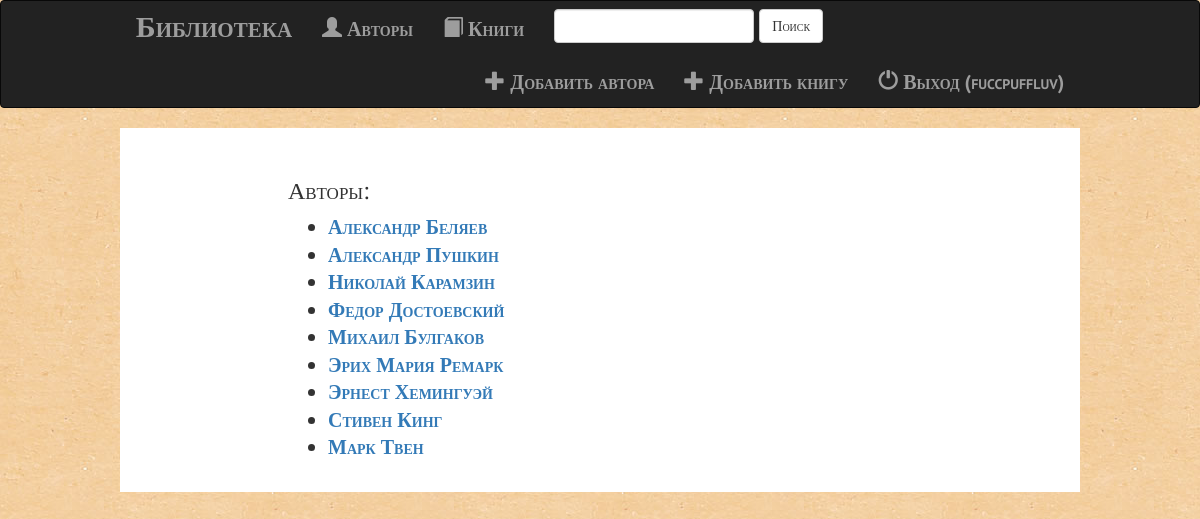
Screenshot of / (signed in) with the database file from the repository.
### books/models.py (models this page shows, shortened)
class Author(models.Model):
    writer = models.CharField(u'Автор', max_length=200)
    verbose_name = (u'Автор')

### books/views.py (the view)
# urls.py: path('', views.index, name='index'),
def index(request):
	author = Author.objects.all()
	return render(request, 'books/index.html', {'author': author})

### books/templates/books/index.html (shortened to what this page needs)
{% extends 'books/base.html' %}
{% block body %}
<div class="layout-form">
	<div class="form">
		<h3>Авторы:</h3>
		{% if author %}
			<ul>
				{% for person in author %}
					<li><a href="{% url 'books:detail' person.id %}">{{ person.writer }}</a></li>
				{% endfor %}
			</ul>
		{% else %}
			<p>Ты не можешь добавить автора</p>
		{% endif %}
	</div>
</div>
{% endblock %}

### books/templates/books/base.html (shortened to what this page needs)
<!DOCTYPE html>
<html>
<head>
	{% load staticfiles %}
	<link href="https://maxcdn.bootstrapcdn.com/bootstrap/3.3.7/css/bootstrap.min.css" rel="stylesheet">
	<link rel="stylesheet" type="text/css" href="{% static 'books/css/style.css' %}">
</head>
<body>
	<nav class="navbar navbar-inverse">
		<div class="positioner">
			<div class="conteiner-lfuid">
				<div class="navbar-header">
					<a class="navbar-brand" href="{% url 'books:index' %}">Библиотека</a>
				</div>
				<div class="collapse navbar-collapse" id="topNavBar">
					<ul class="nav navbar-nav">
						<li class="">
							<a href="{% url 'books:index' %}">
								<span class="glyphicon glyphicon-user" aria-hidden="true">
								</span>&nbsp;Авторы
							</a>
						</li>
						<li class="">
							<a href="{% url 'books:all_books' %}">
								<span class="glyphicon glyphicon-book" aria-hidden="true">
								</span>&nbsp;Книги
							</a>
						</li>
					</ul>
					<form class="navbar-form navbar-left" role="search" action="{% url 'books:search' %}" method="get">
						<div>
							<input type="text" class="form-control" name="q" value="">
							<button type="submit" class="btn btn-default">Поиск</button>
						</div>
					</form>
					<ul class="nav navbar-nav navbar-right">
						<li class="">
							<a href="{% url 'books:add_author' %}">
								<span class="glyphicon glyphicon-plus" aria-hidden="true">
								</span>&nbsp;Добавить автора
							</a>
						</li>
						<li class="">
							<a href="{% url 'books:add_books' %}">
								<span class="glyphicon glyphicon-plus" aria-hidden="true">
								</span>&nbsp;Добавить книгу
							</a>
						</li>
						<li class="">
							{% if user.is_authenticated %}
								<a href="{% url 'loginsys:logout_user' %}">
									<span class="glyphicon glyphicon-off" aria-hidden="true">
									</span>&nbsp;Выход ({{ user }})
								</a>
							{% else %}
								<a href="{% url 'loginsys:login_user' %}">
									<span class="glyphicon glyphicon-off" aria-hidden="true">
									</span>&nbsp;Авторизация
								</a>
							{% endif %}
						</li>
					</ul>
				</div>
			</div>
		</div>
	</nav>
	{% block body %}
	{% endblock %}
</body>

### books/static/books/css/style.css (style rules this page uses)
body { background: white url('../images/background.jpg'); }
.positioner { width: 80%; margin: auto; }
.form { width: 65%; margin: auto; padding-top: 10px; padding-bottom: 20px; }
.layout-form { width: 80%; margin: auto; padding-top: 20px; background-color: #fff; }

### books/templates/books/base.html (style rules this page uses)
.navbar-brand { float: left; height: 49px; padding: 15px 15px; font-size: 30px; line-height: 20px; }
body { font-family: "PT Sans"; font-size: 20px; font-style: normal; font-variant: small-caps; font-weight: 700; line-height: 27.5px; }

### rows the page displays
Author: writer "Александр Беляев"
Author: writer "Александр Пушкин"
Author: writer "Николай Карамзин"
Author: writer "Федор Достоевский"
Author: writer "Михаил Булгаков"
Author: writer "Эрих Мария Ремарк"
Author: writer "Эрнест Хемингуэй"
Author: writer "Стивен Кинг"
Author: writer "Марк Твен"

### other values shown
{{ user }} "fuccpuffluv"
